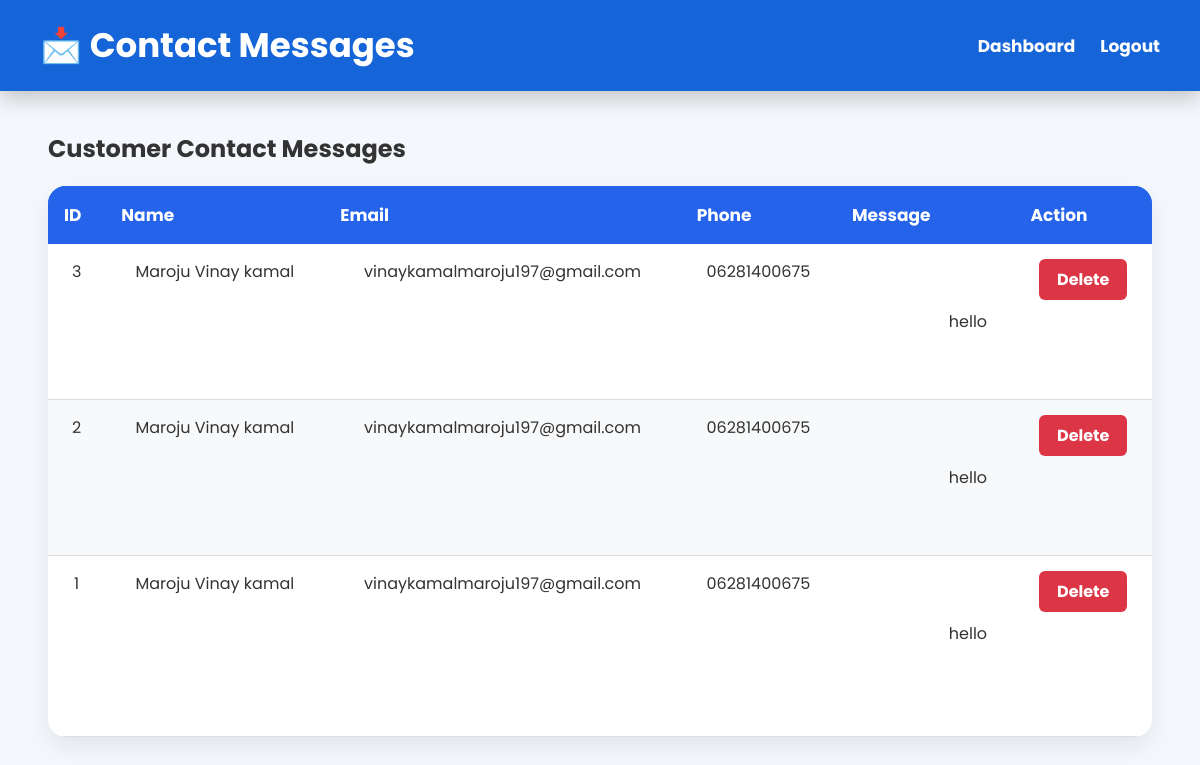
The app's page /admin-contacts with its own data.
### tables this page shows
CREATE TABLE contacts(

        id INTEGER PRIMARY KEY AUTOINCREMENT,

        name TEXT,

        email TEXT,

        phone TEXT,

        message TEXT
    );

### app.py (the view)
@app.route("/admin-contacts")
def admin_contacts():
    conn = get_db()
    cursor = conn.cursor()
    cursor.execute("""
        SELECT *
        FROM contacts
        ORDER BY id DESC
    """)
    contacts = cursor.fetchall()
    conn.close()
    return render_template(
        "admin_contacts.html",
        contacts=contacts
    )

### app.py (called while the page is built)
def get_db():
    conn = sqlite3.connect(DATABASE)
    conn.row_factory = sqlite3.Row
    return conn

### templates/admin_contacts.html (shortened to what this page needs)
<!DOCTYPE html>
<html lang="en">
<head>
    <link rel="stylesheet"
          href="{{ url_for('static', filename='css/common.css') }}">
    <link rel="stylesheet"
          href="{{ url_for('static', filename='css/admin_contacts.css') }}">
</head>
<body>
<header>
    <h1>📩 Contact Messages</h1>
    <nav>
        <a href="/admin-dashboard">Dashboard</a>
        <a href="/logout">Logout</a>
    </nav>
</header>
<div class="container">
    <h2>Customer Contact Messages</h2>
    {% if contacts %}
    <table>
        <thead>
            <tr>
                <th>ID</th>
                <th>Name</th>
                <th>Email</th>
                <th>Phone</th>
                <th>Message</th>
                <th>Action</th>
            </tr>
        </thead>
        <tbody>
            {% for contact in contacts %}
            <tr>
                <td>{{ contact[0] }}</td>
                <td>{{ contact[1] }}</td>
                <td>{{ contact[2] }}</td>
                <td>{{ contact[3] }}</td>
                <td class="message">
                    {{ contact[4] }}
                </td>
                <td>
                    <a href="/delete-contact/{{ contact[0] }}"
                       class="delete-btn"
                       onclick="return confirm('Are you sure you want to delete this message?')">
                        Delete
                    </a>
                </td>
            </tr>
            {% endfor %}
        </tbody>
    </table>
    {% else %}
    <div class="empty">
        No contact messages found.
    </div>
    {% endif %}
</div>
</body>
</html>

### static/css/common.css (style rules this page uses)
* { margin:0; padding:0; box-sizing:border-box; font-family:'Poppins',sans-serif; }
html { scroll-behavior:smooth; overflow-x:hidden; }
body { background:#eef4fb; color:#222; overflow-x:hidden; width:100%; min-height:100vh; }
a { text-decoration:none; }
header { width:100%; background:#0f172a; display:flex; justify-content:space-between; align-items:center; padding:18px 60px; position:sticky; top:0; z-index:1000; box-shadow:0 8px 20px rgba(0,0,0,.2); }
nav { display:flex; align-items:center; gap:35px; }
nav>a { color:#fff; text-decoration:none; font-size:18px; font-weight:600; transition:.3s; }
.container { width:92%; max-width:1400px; margin:auto; padding:40px 0; }
table { width:100%; border-collapse:collapse; background:white; border-radius:18px; overflow:hidden; box-shadow:0 10px 25px rgba(0,0,0,.08); }
th { background:#2563eb; color:white; padding:18px; font-size:17px; }
td { padding:18px; border-bottom:1px solid #eee; text-align:center; }

### static/css/admin_contacts.css (style rules this page uses)
* { margin:0; padding:0; box-sizing:border-box; }
body { font-family:Arial, Helvetica, sans-serif; background:#f4f7fb; color:#333; }
header { background:#1565d8; color:white; padding:20px 40px; display:flex; justify-content:space-between; align-items:center; flex-wrap:wrap; }
header h1 { font-size:34px; }
nav { display:flex; gap:25px; }
nav a { color:white; text-decoration:none; font-weight:bold; font-size:17px; transition:.3s; }
table { width:100%; border-collapse:collapse; margin-top:20px; }
thead { background:#1565d8; color:white; }
thead th { padding:16px; text-align:left; }
tbody tr:nth-child(even) { background:#f8f9fa; }
tbody td { padding:15px; border-bottom:1px solid #ddd; vertical-align:top; }
.message { max-width:400px; word-wrap:break-word; white-space:pre-wrap; }
.delete-btn { display:inline-block; padding:8px 18px; background:#dc3545; color:white; text-decoration:none; border-radius:6px; font-weight:bold; transition:.3s; }

### records on screen
contacts: id "3", name "Maroju Vinay kamal", email "vinaykamalmaroju197@gmail.com", phone "06281400675", message "hello"
contacts: id "2", name "Maroju Vinay kamal", email "vinaykamalmaroju197@gmail.com", phone "06281400675", message "hello"
contacts: id "1", name "Maroju Vinay kamal", email "vinaykamalmaroju197@gmail.com", phone "06281400675", message "hello"
